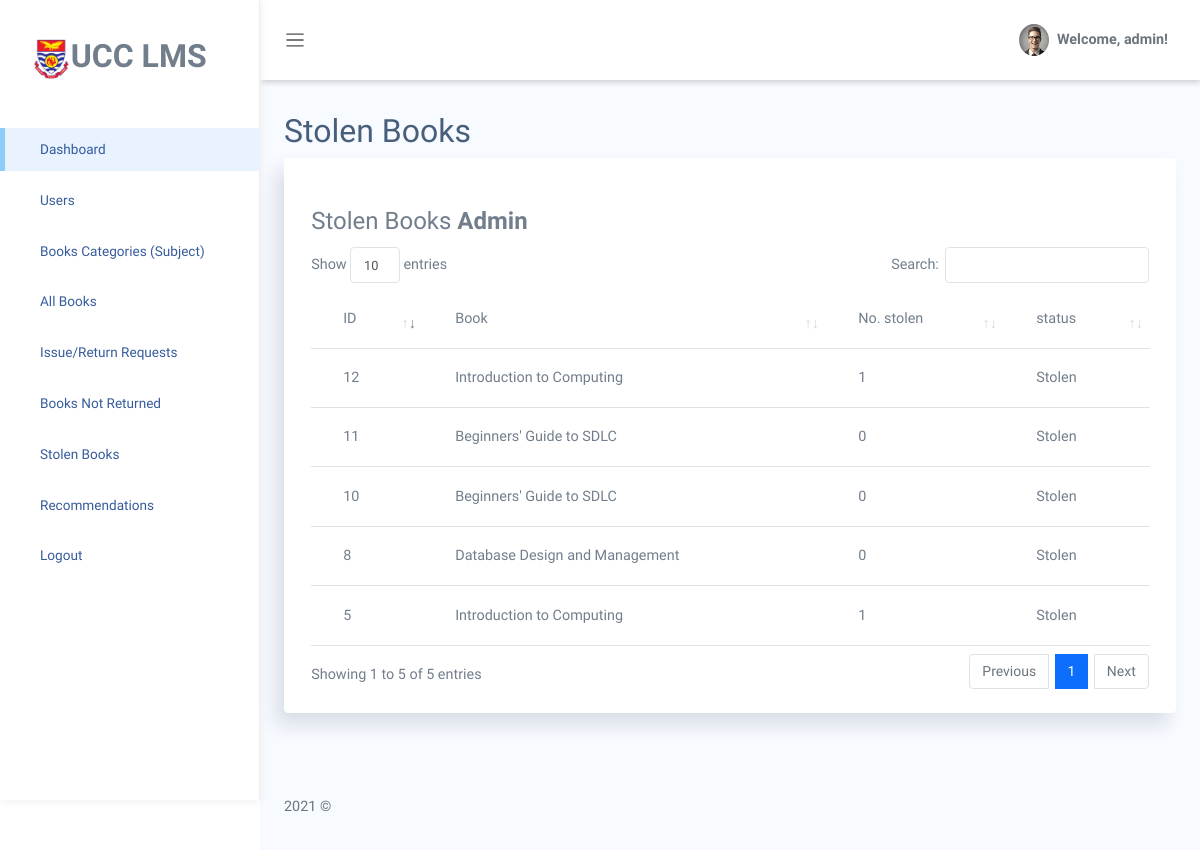
The app's page /stolen-books/ (signed in), older data.
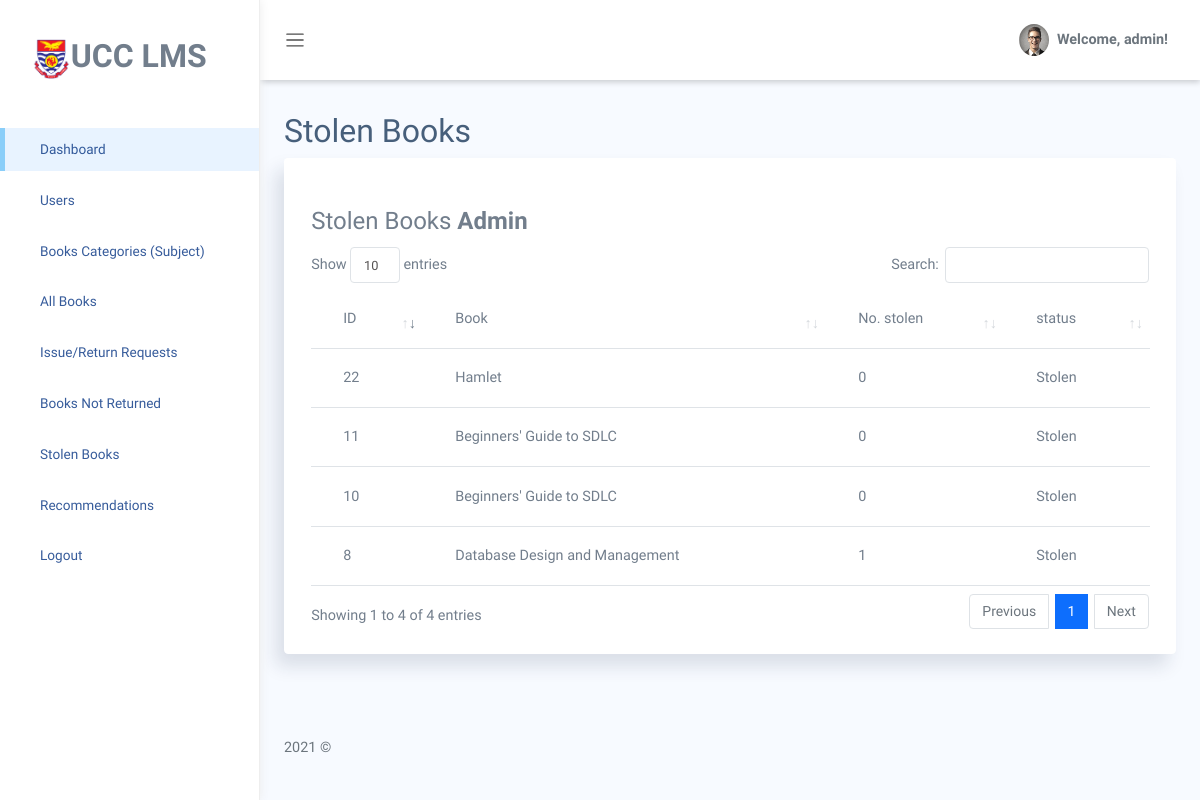
The same page, newer data.
### ucclms/models.py (models this page shows, shortened)
class Book(models.Model):
    title = models.CharField(max_length = 255, blank=False, null=False)
    publisher = models.CharField(max_length = 255, blank=True, null=True)
    availability = models.IntegerField(default=0, blank=True, null=True)
    year = models.CharField(max_length = 4, blank=True, null=True)
    author = models.CharField(max_length = 255, blank=True, null=True)
    location = models.CharField(max_length = 255, blank=True, null=True)
    subject = models.ForeignKey(Subject, on_delete=models.SET_NULL, null=True, blank=True, related_name='booksubject')
    is_stolen = models.BooleanField(default=False)
    no_stolen = models.IntegerField(null=True, blank=True, default=0)

### ucclms/decorators.py (the view)
        def wrapper_func(request, *args, **kwargs):
            group = None
            if request.user.groups.exists():
                group = request.user.groups.all()[0].name
            if group in allowed_roles:
                return view_func(request, *args, **kwargs)
            else:
                return HttpResponse('Not authorised to access this page Try <ul><li><a href="/">Home</a></li><li><a href="/login">Login</a></li><li><a href="/admin-dashboard">Admin dashboard</a></li><li><a href="/student-dashboard">Student/Faculty dashboard</a></li></ul>')

### ucclms/views.py (called while the page is built)
@allowed_users(allowed_roles=['admin'])
def StolenBooks(request):
    stolen_books = Book.objects.filter(is_stolen=True)
    context = {'dash_title':'Stolen Books','stolen_books': stolen_books}
    return render(request, 'ucclms/stolen-books.html', context)

### ucclms/templates/ucclms/stolen-books.html
{% extends 'base.html' %}
{% block content %}
<section class="section">
    <div class="card">
        <div class="card-header">
        </div>
        <div class="card-body">
            <table class='table' id="table_id">
                <legend>Stolen Books <strong style="text-transform: capitalize;">{{user}}</strong></legend>
                <thead>
                    <tr>
                        <td>ID</td>
                        <td>Book</td>
                        <td>No. stolen</td>
                        <td>status</td>
                    </tr>
                </thead>
                <tbody>
                    {% for i in stolen_books %}
                    <tr>
                        <td>{{i.id}}</td>
                        <td>{{i.title}}</td>
                        <td>{{i.no_stolen}}</td>
                        <td>
                            {% if i.is_stolen  %}
                            Stolen
                            {% else %}
                            <a href="{% url 'add-stolen-book' i.id %}" class="btn btn-danger btn-sm">add</a>
                            {%endif%}
                        </td>
                    </tr>
                    {% endfor %}
                </tbody>
            </table>
        </div>
    </div>
</section>
{% endblock %}

Row changes from the older to the newer data that the page shows:
no longer on this page (row edited): Book: id "5", title "Introduction to Computing", no_stolen "1", is_stolen "Stolen"
no longer on this page (row edited): Book: id "12", title "Introduction to Computing", no_stolen "1", is_stolen "Stolen"
changed Book "Database Design and Management": no_stolen "0" → "1"
now on this page (row edited): Book: id "22", title "Hamlet", no_stolen "0", is_stolen "Stolen"
Text that changed along with them:
text written by a page script: "Show entries Search: Showing 1 to 5 of 5 entries Previous 1 Next" → "Show entries Search: Showing 1 to 4 of 4 entries Previous 1 Next"
